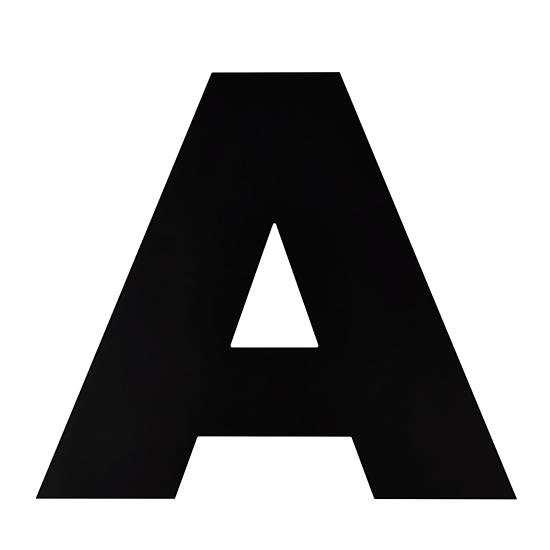
#> input picture assets/images/letterA.jpg, 550 x 550 px
$ python hitormiss.py   (older library calls are emulated)
#> lines starting #> are read from the running program, lines starting #| are printed output that depends on the picture; after the words box and inside, x2 and y2 are one past the last pixel; in counts of white or black regions, pixels touching at a corner belong together
from scipy.ndimage.morphology import binary_hit_or_miss
from  scipy import ndimage
import cv2
import numpy as np
from matplotlib import pyplot as plt

"""
    Basic operation for detecting shapes
"""

def get_structure(name="rectangular"):
    # Rectangular Kernel
    if name == "rectangular":
        print("1")
        return cv2.getStructuringElement(cv2.MORPH_RECT,(3,3))
    if name == "elliptical":
        print("2")
        return cv2.getStructuringElement(cv2.MORPH_ELLIPSE,(3,3))
    if name == "cross-shaped":
        print("3")
        return cv2.getStructuringElement(cv2.MORPH_CROSS,(3,3))
    print ("write a valid name\n")

"""
    HIT OR MISS
"""
def readi(path, typer = "color"):
#> called with path = '../../assets/images/letterA.jpg', typer = 'gray'
    if typer == "color":
        return cv2.imread(path, 1)
    elif typer == "gray":
        return cv2.imread(path, 0)
#> returned value: shape (550, 550); min 0, max 255, mean 163.1

def hm(img):
    s1 = get_structure("rectangular")
    s2 = get_structure("elliptical")
    s3 = get_structure("cross-shaped")
    result1 = ndimage.binary_hit_or_miss(img, structure1=s1).astype(np.int)
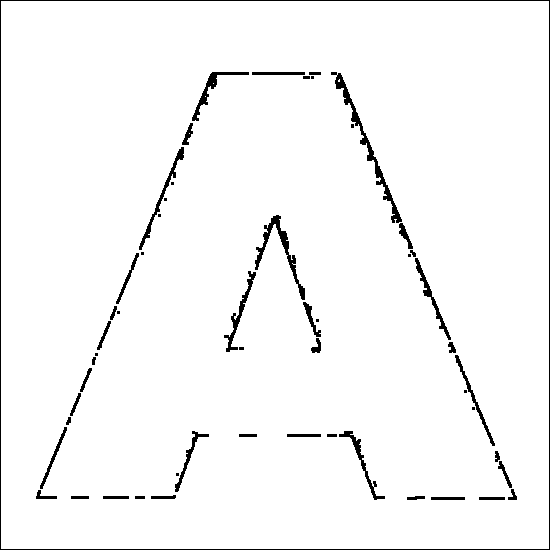
#> result1: shape (550, 550) int64; values 0 (black) and 1 (white), 97% white; 55 black regions (14 under 20 px), largest, box (x1, y1, x2, y2) and area: (0, 0, 550, 550) 2196, (331, 72, 402, 223) 928, (255, 215, 305, 300) 693
    result2 = ndimage.binary_hit_or_miss(img, structure1=s2).astype(np.int)
#> result2: shape (550, 550) int64; every value is 0
    result3 = ndimage.binary_hit_or_miss(img, structure1=s3).astype(np.int)
    plt.subplot(2,2,1), plt.imshow(img, cmap="gray"), plt.title("Real Image")
    plt.subplot(2,2,2), plt.imshow(result1, cmap="gray"), plt.title("rectangular kernel")
    plt.subplot(2,2,3), plt.imshow(result2, cmap="gray"), plt.title("elliptical kernel")
    plt.subplot(2,2,4), plt.imshow(result3, cmap="gray"), plt.title("cross-shaped kernel")
    plt.show()
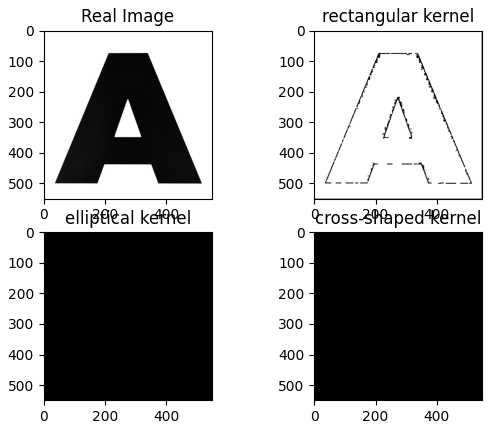
#> figure drawn by matplotlib, 4 panels

if __name__ == "__main__":
    img = readi("../../assets/images/letterA.jpg", "gray")
    hm(img)

$ run again, with assets/images/hand_1.jpg copied over assets/images/letterA.jpg
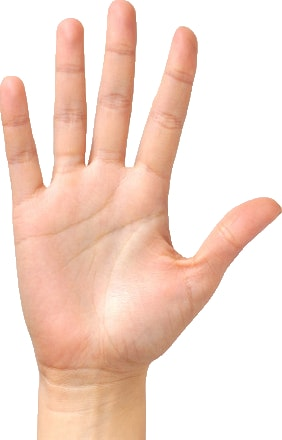
#> input picture assets/images/hand_1.jpg, 282 x 440 px
#> in hm, `result1 = ndimage.binary_hit_or_miss(img, structure1=s1).astype(np.int)`:
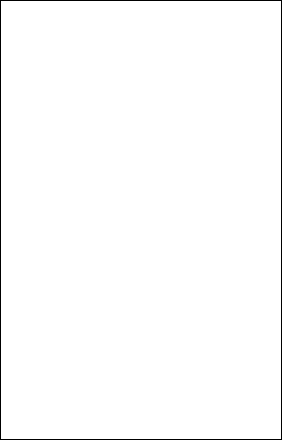
#> result1: shape (440, 282) int64; values 0 (black) and 1 (white), 98.8% white; black in thin lines or dots
#> result2: shape (440, 282) int64; every value is 0
#> in hm, `plt.show()`:
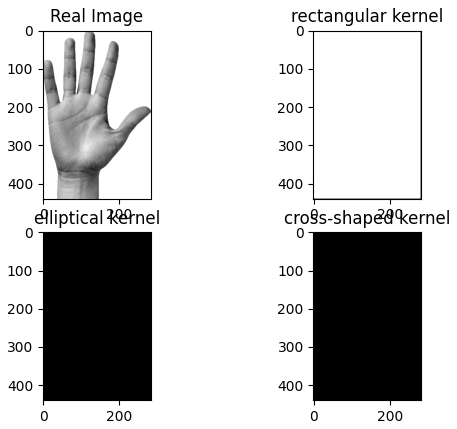
#> figure drawn by matplotlib, 4 panels

$ run again, with assets/images/hand_3.jpg copied over assets/images/letterA.jpg
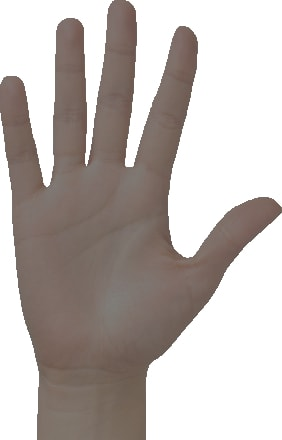
#> input picture assets/images/hand_3.jpg, 282 x 440 px
#> in hm, `result1 = ndimage.binary_hit_or_miss(img, structure1=s1).astype(np.int)`:
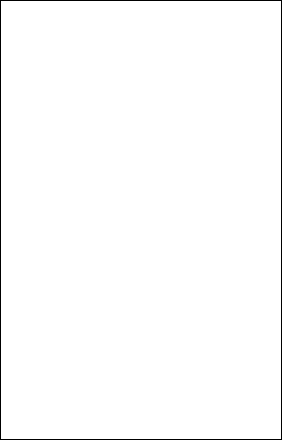
#> result1: shape (440, 282) int64; values 0 (black) and 1 (white), 98.8% white; black in thin lines or dots
#> result2: shape (440, 282) int64; every value is 0
#> in hm, `plt.show()`:
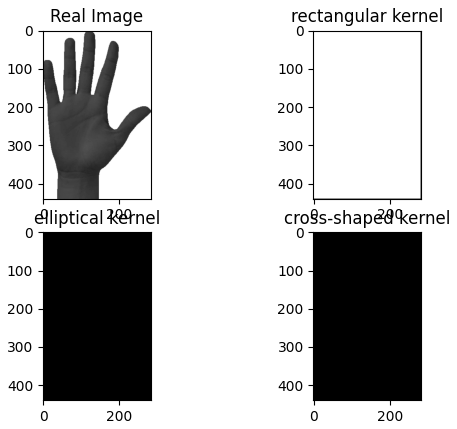
#> figure drawn by matplotlib, 4 panels

$ run again, with assets/images/silhouette.jpg copied over assets/images/letterA.jpg
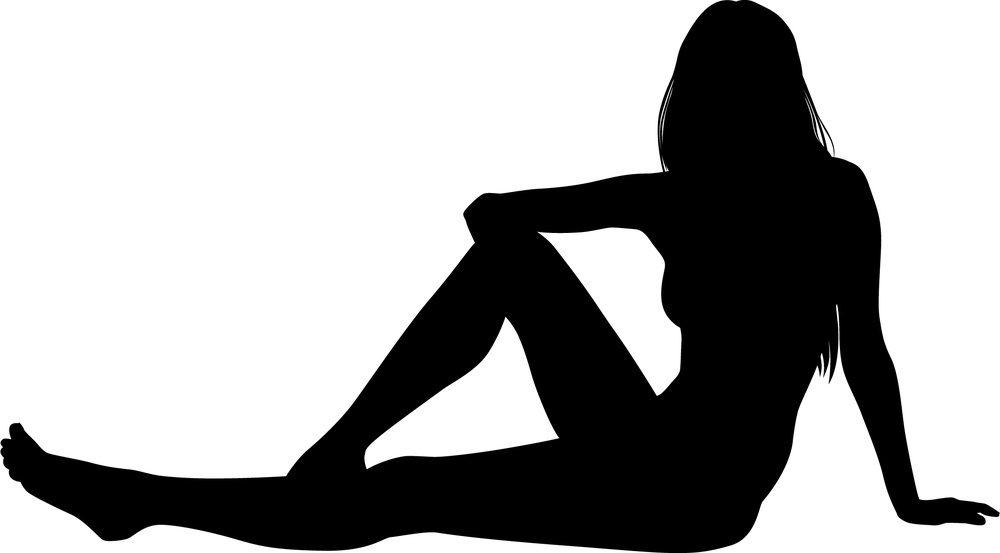
#> input picture assets/images/silhouette.jpg, 1000 x 553 px, shrunk from 2055 x 1137 before the run
#> in readi, returned value is the input picture: shape (553, 1000); min 0, max 255, mean 167.6
#> in hm, `result1 = ndimage.binary_hit_or_miss(img, structure1=s1).astype(np.int)`:
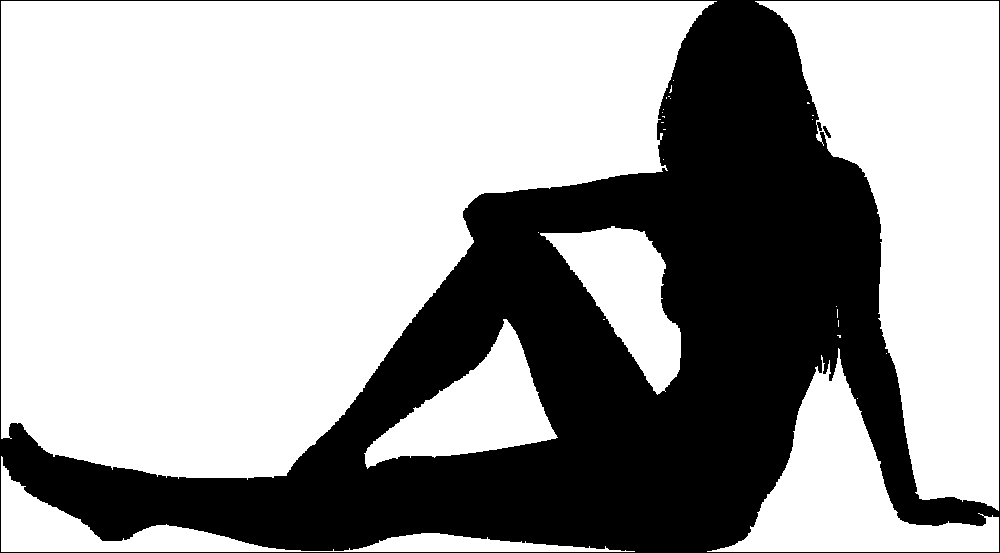
#> result1: shape (553, 1000) int64; values 0 (black) and 1 (white), 64.9% white; 2 black regions, box (x1, y1, x2, y2) and area: (0, 0, 1000, 553) 194296, (823, 126, 831, 138) 42
#> result2: shape (553, 1000) int64; values 0 (black) and 1 (white), 0% white in thin lines or dots, all inside (x1, y1, x2, y2) = (5, 103, 912, 543)
#> in hm, `plt.show()`:
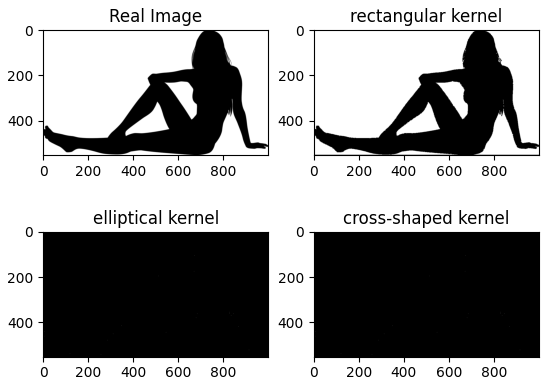
#> figure drawn by matplotlib, 4 panels
